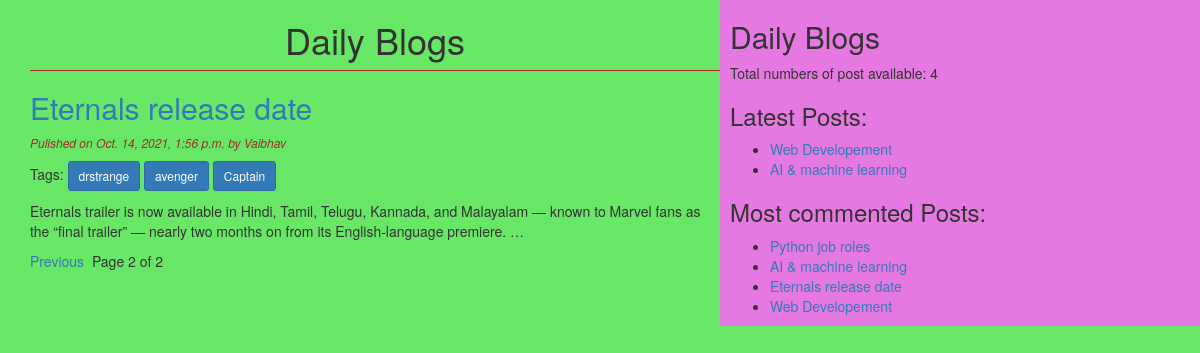
Screenshot of /?page=2 with the database file from the repository.
### blog/models.py (models this page shows, shortened)
class Post(models.Model):
  STATUS_CHOICES = (('draft', 'Draft'),('published', 'Published'))
  title = models.CharField(max_length=256)
  slug = models.SlugField(max_length=264, unique_for_date='publish')
  author = models.ForeignKey(User, on_delete=models.CASCADE, related_name='blog_posts')
  body = models.TextField()
  publish = models.DateTimeField(default=timezone.now)
  created = models.DateTimeField(auto_now_add=True)
  updated = models.DateTimeField(auto_now=True)
  status = models.CharField(max_length=10, choices=STATUS_CHOICES, default='draft')
  objects = CustomModelManager()
  tags = TaggableManager()
  class Meta:
    ordering = ('-publish',)
  def get_absolute_url(self):
    return reverse('post_detail', args=[self.publish.year, self.publish.strftime('%m'), self.publish.strftime('%d'), self.slug])

### blog/views.py (the view)
# urls.py: path('', views.post_list_view),
def post_list_view(request, tag_slug=None):
  post_list = Post.objects.all()
  tag =  None
  if tag_slug:
    tag = get_object_or_404(Tag, slug=tag_slug)
    post_list = post_list.filter(tags__in=[tag])
  paginator = Paginator(post_list,3)
  page_num = request.GET.get('page')
  try:
    post_list = paginator.page(page_num)
  except PageNotAnInteger:
    post_list = paginator.page(1)
  except EmptyPage:
    post_list = paginator.page(paginator.num_pages)
  return render(request, 'blog/post_list.html', {'post_list':post_list, 'tag':tag})

### blog/models.py (called while the page is built)
  def get_queryset(self):
    return super().get_queryset().filter(status='published')

### blog/templatetags/blog_tags.py (called while the page is built)
@register.simple_tag(name='my_tag')
def total_posts():
  return Post.objects.count()

@register.inclusion_tag('blog/latest_posts.html')
def show_latest_posts(count=2):
  latest_posts =  Post.objects.order_by('-publish')[:count]
  return {'latest_posts':latest_posts}

@register.simple_tag()
def get_most_commented_posts(count=10):
  return Post.objects.annotate(total_comments=Count('comments')).order_by('total_comments')[:count]

### templates/blog/post_list.html (shortened to what this page needs)
{% extends 'blog/base.html' %}
{% block content %}
  <h1>Daily Blogs</h1>
    {% for post in post_list %}
      <a href="{{post.get_absolute_url}}"><h2>{{post.title}}</h2></a>
      <p id="date">Pulished on {{post.publish}} by {{post.author|title}}</p>
      <p>Tags:
        {% for tag in post.tags.all %}
          <a class="btn btn-sm btn-primary" href="{% url 'post_list_by_tag_name' tag.slug %}">{{tag.name}}</a>
        {% endfor %}
      </p>
      {{post.body|truncatewords:30|linebreaks}}
    {% endfor %}
    {% include 'blog/pagination.html' with page=post_list %}
{% endblock content %}

### templates/blog/base.html (shortened to what this page needs)
<!DOCTYPE html>
{% load blog_tags %}
{% load static %}
<html lang="en">
<head>
  <link rel="stylesheet" href="https://maxcdn.bootstrapcdn.com/bootstrap/3.3.7/css/bootstrap.min.css"
>
    <link rel="stylesheet" href="{% static 'css/blog.css' %}">
</head>
<body>
  <div class="content">
    {% block content %}
    {% endblock content %}
  </div>
  <div class="sidebar">
    <h2>Daily Blogs</h2>
    <p>Total numbers of post available: <span id="pcount">{% my_tag %}</span></p>
    <h3>Latest Posts:</h3>{% show_latest_posts %}
    <h3>Most commented Posts:</h3>
    {%get_most_commented_posts as most_commented_posts%}
    <ul>
      {% for post in most_commented_posts %}
        <li><a href="{{post.get_absolute_url}}">{{post.title}}</a></li>
      {% endfor %}
    </ul>
  </div>
</body>
</html>

### templates/blog/latest_posts.html
<ul>
  {% for post in latest_posts %}
    <li><a href="{{post.get_absolute_url}}">{{post.title}}</a></li>
  {% endfor %}
</ul>

### static/css/blog.css (style rules this page uses)
.content { width: 60%; float: left; padding: 0 0 0 30px; background: rgb(104, 231, 102); height: 100%; }
.sidebar { width: 40%; float: right; padding-left: 10px; background: rgb(230, 121, 225); height: 100%; }
h1 { text-align: center; border-bottom: 1px solid brown; padding-bottom: 10px; }
body { background: rgb(104, 231, 102); }
#date { color: brown; font-size: 12px; font-style: italic; }

### rows the page displays
Post: title "Eternals release date", publish "Oct. 14, 2021, 1:56 p.m.", author "Vaibhav", body "Eternals trailer is now available in Hindi, Tamil, Telugu, Kannada, and Malayalam — known to Marvel fans as the “final trailer” — nearly two months on from its English-language premiere. …"
Tag: name "drstrange"
Tag: name "avenger"
Tag: name "Captain"
Post: title "Web Developement"
Post: title "AI & machine learning"
Post: title "Python job roles"

### other values shown
{{ page.number }} "2"
{{ page.paginator.num_pages }} "2"
